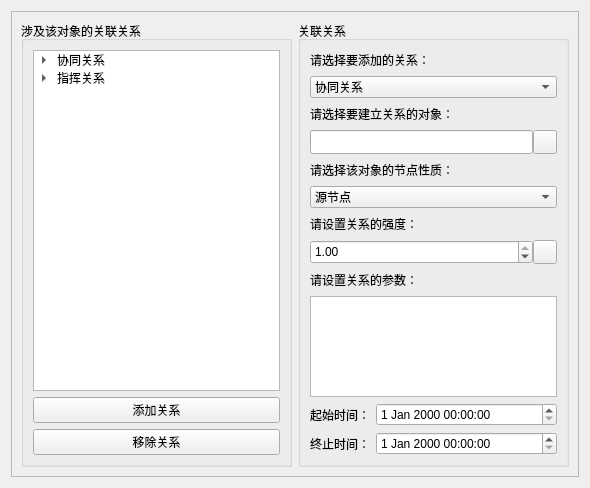
<?xml version="1.0" encoding="UTF-8"?>
<ui version="4.0">
 <class>ObjectRelationWidget</class>
 <widget class="QWidget" name="ObjectRelationWidget">
  <property name="geometry">
   <rect>
    <x>0</x>
    <y>0</y>
    <width>590</width>
    <height>488</height>
   </rect>
  </property>
  <property name="windowTitle">
   <string>对象关联关系</string>
  </property>
  <layout class="QGridLayout" name="gridLayout">
   <item row="0" column="0">
    <widget class="QScrollArea" name="scrollArea">
     <property name="widgetResizable">
      <bool>true</bool>
     </property>
     <widget class="QWidget" name="scrollAreaWidgetContents">
      <property name="geometry">
       <rect>
        <x>0</x>
        <y>0</y>
        <width>545</width>
        <height>487</height>
       </rect>
      </property>
      <layout class="QGridLayout" name="gridLayout_5">
       <item row="0" column="0">
        <layout class="QHBoxLayout" name="horizontalLayout_8">
         <item>
          <widget class="QGroupBox" name="groupBox">
           <property name="title">
            <string>涉及该对象的关联关系</string>
           </property>
           <layout class="QGridLayout" name="gridLayout_4">
            <item row="0" column="0">
             <layout class="QVBoxLayout" name="verticalLayout_2">
              <item>
               <widget class="QTreeWidget" name="treeWidget_relatedRelations">
                <property name="wordWrap">
                 <bool>false</bool>
                </property>
                <attribute name="headerVisible">
                 <bool>false</bool>
                </attribute>
                <column>
                 <property name="text">
                  <string>1</string>
                 </property>
                </column>
                <item>
                 <property name="text">
                  <string>协同关系</string>
                 </property>
                 <property name="icon">
                  <iconset resource="../ModelingTool.qrc">
                   <normaloff>:/ModelingTool/Images/network.png</normaloff>:/ModelingTool/Images/network.png</iconset>
                 </property>
                 <item>
                  <property name="text">
                   <string>直95001-&gt;直95003</string>
                  </property>
                  <property name="icon">
                   <iconset resource="../ModelingTool.qrc">
                    <normaloff>:/ModelingTool/Images/relation.png</normaloff>:/ModelingTool/Images/relation.png</iconset>
                  </property>
                  <item>
                   <property name="text">
                    <string>起始对象：直95001</string>
                   </property>
                   <property name="icon">
                    <iconset resource="../ModelingTool.qrc">
                     <normaloff>:/ModelingTool/Images/object.png</normaloff>:/ModelingTool/Images/object.png</iconset>
                   </property>
                  </item>
                  <item>
                   <property name="text">
                    <string>终止对象：直95003</string>
                   </property>
                   <property name="icon">
                    <iconset resource="../ModelingTool.qrc">
                     <normaloff>:/ModelingTool/Images/object.png</normaloff>:/ModelingTool/Images/object.png</iconset>
                   </property>
                  </item>
                 </item>
                </item>
                <item>
                 <property name="text">
                  <string>指挥关系</string>
                 </property>
                 <property name="icon">
                  <iconset resource="../ModelingTool.qrc">
                   <normaloff>:/ModelingTool/Images/network.png</normaloff>:/ModelingTool/Images/network.png</iconset>
                 </property>
                 <item>
                  <property name="text">
                   <string>直95002-&gt;直95001</string>
                  </property>
                  <property name="icon">
                   <iconset resource="../ModelingTool.qrc">
                    <normaloff>:/ModelingTool/Images/relation.png</normaloff>:/ModelingTool/Images/relation.png</iconset>
                  </property>
                  <item>
                   <property name="text">
                    <string>起始对象：直95002</string>
                   </property>
                   <property name="icon">
                    <iconset resource="../ModelingTool.qrc">
                     <normaloff>:/ModelingTool/Images/object.png</normaloff>:/ModelingTool/Images/object.png</iconset>
                   </property>
                  </item>
                  <item>
                   <property name="text">
                    <string>终止对象：直95001</string>
                   </property>
                   <property name="icon">
                    <iconset resource="../ModelingTool.qrc">
                     <normaloff>:/ModelingTool/Images/object.png</normaloff>:/ModelingTool/Images/object.png</iconset>
                   </property>
                  </item>
                 </item>
                </item>
               </widget>
              </item>
              <item>
               <widget class="QPushButton" name="pushButton">
                <property name="text">
                 <string>添加关系</string>
                </property>
                <property name="icon">
                 <iconset resource="../ModelingTool.qrc">
                  <normaloff>:/ModelingTool/Images/add.png</normaloff>:/ModelingTool/Images/add.png</iconset>
                </property>
               </widget>
              </item>
              <item>
               <widget class="QPushButton" name="pushButton_2">
                <property name="text">
                 <string>移除关系</string>
                </property>
                <property name="icon">
                 <iconset resource="../ModelingTool.qrc">
                  <normaloff>:/ModelingTool/Images/remove_circle.png</normaloff>:/ModelingTool/Images/remove_circle.png</iconset>
                </property>
               </widget>
              </item>
             </layout>
            </item>
           </layout>
          </widget>
         </item>
         <item>
          <widget class="QGroupBox" name="groupBox_2">
           <property name="title">
            <string>关联关系</string>
           </property>
           <layout class="QGridLayout" name="gridLayout_3">
            <item row="0" column="0">
             <layout class="QVBoxLayout" name="verticalLayout">
              <item>
               <layout class="QHBoxLayout" name="horizontalLayout">
                <item>
                 <widget class="QLabel" name="label">
                  <property name="text">
                   <string>请选择要添加的关系：</string>
                  </property>
                 </widget>
                </item>
                <item>
                 <spacer name="horizontalSpacer">
                  <property name="orientation">
                   <enum>Qt::Horizontal</enum>
                  </property>
                  <property name="sizeHint" stdset="0">
                   <size>
                    <width>108</width>
                    <height>20</height>
                   </size>
                  </property>
                 </spacer>
                </item>
               </layout>
              </item>
              <item>
               <widget class="QComboBox" name="comboBox_relations">
                <item>
                 <property name="text">
                  <string>协同关系</string>
                 </property>
                 <property name="icon">
                  <iconset resource="../ModelingTool.qrc">
                   <normaloff>:/ModelingTool/Images/network.png</normaloff>:/ModelingTool/Images/network.png</iconset>
                 </property>
                </item>
                <item>
                 <property name="text">
                  <string>指挥关系</string>
                 </property>
                 <property name="icon">
                  <iconset resource="../ModelingTool.qrc">
                   <normaloff>:/ModelingTool/Images/network.png</normaloff>:/ModelingTool/Images/network.png</iconset>
                 </property>
                </item>
                <item>
                 <property name="text">
                  <string>供给关系</string>
                 </property>
                 <property name="icon">
                  <iconset resource="../ModelingTool.qrc">
                   <normaloff>:/ModelingTool/Images/network.png</normaloff>:/ModelingTool/Images/network.png</iconset>
                 </property>
                </item>
                <item>
                 <property name="text">
                  <string>通信关系</string>
                 </property>
                 <property name="icon">
                  <iconset resource="../ModelingTool.qrc">
                   <normaloff>:/ModelingTool/Images/network.png</normaloff>:/ModelingTool/Images/network.png</iconset>
                 </property>
                </item>
               </widget>
              </item>
              <item>
               <layout class="QHBoxLayout" name="horizontalLayout_2">
                <item>
                 <widget class="QLabel" name="label_2">
                  <property name="text">
                   <string>请选择要建立关系的对象：</string>
                  </property>
                 </widget>
                </item>
                <item>
                 <spacer name="horizontalSpacer_2">
                  <property name="orientation">
                   <enum>Qt::Horizontal</enum>
                  </property>
                  <property name="sizeHint" stdset="0">
                   <size>
                    <width>108</width>
                    <height>20</height>
                   </size>
                  </property>
                 </spacer>
                </item>
               </layout>
              </item>
              <item>
               <layout class="QHBoxLayout" name="horizontalLayout_3">
                <property name="spacing">
                 <number>0</number>
                </property>
                <item>
                 <widget class="QLineEdit" name="lineEdit">
                  <property name="minimumSize">
                   <size>
                    <width>0</width>
                    <height>24</height>
                   </size>
                  </property>
                  <property name="sizeIncrement">
                   <size>
                    <width>0</width>
                    <height>24</height>
                   </size>
                  </property>
                 </widget>
                </item>
                <item>
                 <widget class="QPushButton" name="pushButton_selectObject">
                  <property name="minimumSize">
                   <size>
                    <width>24</width>
                    <height>24</height>
                   </size>
                  </property>
                  <property name="maximumSize">
                   <size>
                    <width>24</width>
                    <height>24</height>
                   </size>
                  </property>
                  <property name="text">
                   <string/>
                  </property>
                  <property name="icon">
                   <iconset resource="../ModelingTool.qrc">
                    <normaloff>:/ModelingTool/Images/object.png</normaloff>:/ModelingTool/Images/object.png</iconset>
                  </property>
                  <property name="iconSize">
                   <size>
                    <width>20</width>
                    <height>20</height>
                   </size>
                  </property>
                 </widget>
                </item>
               </layout>
              </item>
              <item>
               <layout class="QHBoxLayout" name="horizontalLayout_4">
                <item>
                 <widget class="QLabel" name="label_3">
                  <property name="text">
                   <string>请选择该对象的节点性质：</string>
                  </property>
                 </widget>
                </item>
                <item>
                 <spacer name="horizontalSpacer_3">
                  <property name="orientation">
                   <enum>Qt::Horizontal</enum>
                  </property>
                  <property name="sizeHint" stdset="0">
                   <size>
                    <width>108</width>
                    <height>20</height>
                   </size>
                  </property>
                 </spacer>
                </item>
               </layout>
              </item>
              <item>
               <widget class="QComboBox" name="comboBox_nodeType">
                <item>
                 <property name="text">
                  <string>源节点</string>
                 </property>
                 <property name="icon">
                  <iconset resource="../ModelingTool.qrc">
                   <normaloff>:/ModelingTool/Images/fromNode.png</normaloff>:/ModelingTool/Images/fromNode.png</iconset>
                 </property>
                </item>
                <item>
                 <property name="text">
                  <string>端节点</string>
                 </property>
                 <property name="icon">
                  <iconset resource="../ModelingTool.qrc">
                   <normaloff>:/ModelingTool/Images/endNode.png</normaloff>:/ModelingTool/Images/endNode.png</iconset>
                 </property>
                </item>
               </widget>
              </item>
              <item>
               <layout class="QHBoxLayout" name="horizontalLayout_5">
                <item>
                 <widget class="QLabel" name="label_4">
                  <property name="text">
                   <string>请设置关系的强度：</string>
                  </property>
                 </widget>
                </item>
                <item>
                 <spacer name="horizontalSpacer_4">
                  <property name="orientation">
                   <enum>Qt::Horizontal</enum>
                  </property>
                  <property name="sizeHint" stdset="0">
                   <size>
                    <width>108</width>
                    <height>20</height>
                   </size>
                  </property>
                 </spacer>
                </item>
               </layout>
              </item>
              <item>
               <layout class="QHBoxLayout" name="horizontalLayout_6">
                <property name="spacing">
                 <number>0</number>
                </property>
                <item>
                 <widget class="QDoubleSpinBox" name="doubleSpinBox_intensity">
                  <property name="minimumSize">
                   <size>
                    <width>0</width>
                    <height>24</height>
                   </size>
                  </property>
                  <property name="maximumSize">
                   <size>
                    <width>16777215</width>
                    <height>24</height>
                   </size>
                  </property>
                  <property name="maximum">
                   <double>1.000000000000000</double>
                  </property>
                  <property name="singleStep">
                   <double>0.010000000000000</double>
                  </property>
                  <property name="value">
                   <double>1.000000000000000</double>
                  </property>
                 </widget>
                </item>
                <item>
                 <widget class="QPushButton" name="pushButton_intensityModel">
                  <property name="minimumSize">
                   <size>
                    <width>24</width>
                    <height>24</height>
                   </size>
                  </property>
                  <property name="maximumSize">
                   <size>
                    <width>24</width>
                    <height>24</height>
                   </size>
                  </property>
                  <property name="text">
                   <string/>
                  </property>
                  <property name="icon">
                   <iconset resource="../ModelingTool.qrc">
                    <normaloff>:/ModelingTool/Images/mathModel.png</normaloff>:/ModelingTool/Images/mathModel.png</iconset>
                  </property>
                  <property name="iconSize">
                   <size>
                    <width>20</width>
                    <height>20</height>
                   </size>
                  </property>
                 </widget>
                </item>
               </layout>
              </item>
              <item>
               <layout class="QHBoxLayout" name="horizontalLayout_7">
                <item>
                 <widget class="QLabel" name="label_5">
                  <property name="text">
                   <string>请设置关系的参数：</string>
                  </property>
                 </widget>
                </item>
                <item>
                 <spacer name="horizontalSpacer_5">
                  <property name="orientation">
                   <enum>Qt::Horizontal</enum>
                  </property>
                  <property name="sizeHint" stdset="0">
                   <size>
                    <width>108</width>
                    <height>20</height>
                   </size>
                  </property>
                 </spacer>
                </item>
               </layout>
              </item>
              <item>
               <widget class="QTableWidget" name="tableWidget_params">
                <property name="sizePolicy">
                 <sizepolicy hsizetype="Expanding" vsizetype="Preferred">
                  <horstretch>0</horstretch>
                  <verstretch>0</verstretch>
                 </sizepolicy>
                </property>
               </widget>
              </item>
              <item>
               <layout class="QGridLayout" name="gridLayout_2">
                <item row="0" column="0">
                 <widget class="QLabel" name="label_6">
                  <property name="text">
                   <string>起始时间：</string>
                  </property>
                 </widget>
                </item>
                <item row="0" column="1">
                 <widget class="QDateTimeEdit" name="dateTimeEdit_beginTime">
                  <property name="sizePolicy">
                   <sizepolicy hsizetype="Expanding" vsizetype="Fixed">
                    <horstretch>0</horstretch>
                    <verstretch>0</verstretch>
                   </sizepolicy>
                  </property>
                 </widget>
                </item>
                <item row="1" column="0">
                 <widget class="QLabel" name="label_7">
                  <property name="text">
                   <string>终止时间：</string>
                  </property>
                 </widget>
                </item>
                <item row="1" column="1">
                 <widget class="QDateTimeEdit" name="dateTimeEdit_endTime">
                  <property name="sizePolicy">
                   <sizepolicy hsizetype="Expanding" vsizetype="Fixed">
                    <horstretch>0</horstretch>
                    <verstretch>0</verstretch>
                   </sizepolicy>
                  </property>
                 </widget>
                </item>
               </layout>
              </item>
             </layout>
            </item>
           </layout>
          </widget>
         </item>
        </layout>
       </item>
      </layout>
     </widget>
    </widget>
   </item>
  </layout>
 </widget>
 <resources>
  <include location="../ModelingTool.qrc"/>
 </resources>
 <connections/>
</ui>
